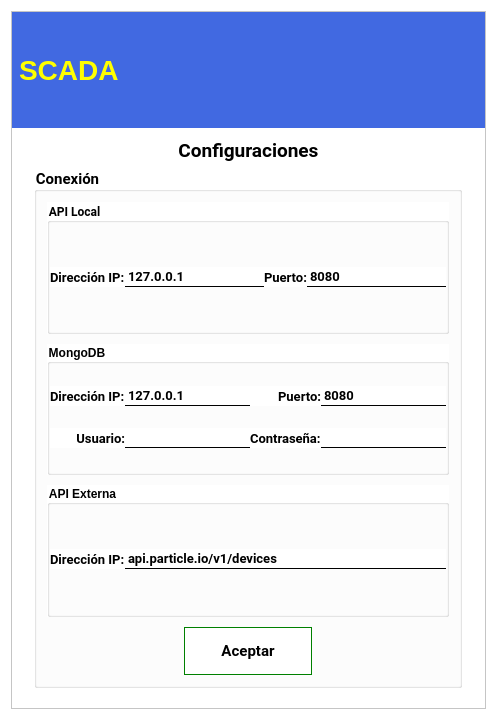
<?xml version="1.0" encoding="UTF-8"?>
<ui version="4.0">
 <class>ConfiguracionesModal</class>
 <widget class="QWidget" name="ConfiguracionesModal">
  <property name="windowModality">
   <enum>Qt::WindowModal</enum>
  </property>
  <property name="geometry">
   <rect>
    <x>0</x>
    <y>0</y>
    <width>497</width>
    <height>720</height>
   </rect>
  </property>
  <property name="sizePolicy">
   <sizepolicy hsizetype="Preferred" vsizetype="Maximum">
    <horstretch>0</horstretch>
    <verstretch>0</verstretch>
   </sizepolicy>
  </property>
  <property name="minimumSize">
   <size>
    <width>480</width>
    <height>720</height>
   </size>
  </property>
  <property name="font">
   <font>
    <family>Noto Serif</family>
    <pointsize>11</pointsize>
    <weight>75</weight>
    <bold>true</bold>
   </font>
  </property>
  <property name="contextMenuPolicy">
   <enum>Qt::NoContextMenu</enum>
  </property>
  <property name="windowTitle">
   <string>Sistema SCADA</string>
  </property>
  <property name="windowIcon">
   <iconset>
    <normaloff>../../../../../.designer/if_16_1751363.ico</normaloff>../../../../../.designer/if_16_1751363.ico</iconset>
  </property>
  <property name="styleSheet">
   <string notr="true">background-color: rgb(255, 255, 255);</string>
  </property>
  <property name="inputMethodHints">
   <set>Qt::ImhSensitiveData</set>
  </property>
  <layout class="QVBoxLayout" name="verticalLayout">
   <item>
    <widget class="QFrame" name="MainFrame">
     <property name="minimumSize">
      <size>
       <width>360</width>
       <height>0</height>
      </size>
     </property>
     <property name="frameShape">
      <enum>QFrame::StyledPanel</enum>
     </property>
     <property name="frameShadow">
      <enum>QFrame::Raised</enum>
     </property>
     <layout class="QVBoxLayout" name="verticalLayout_2">
      <property name="spacing">
       <number>0</number>
      </property>
      <property name="leftMargin">
       <number>0</number>
      </property>
      <property name="topMargin">
       <number>0</number>
      </property>
      <property name="rightMargin">
       <number>0</number>
      </property>
      <property name="bottomMargin">
       <number>20</number>
      </property>
      <item>
       <widget class="QFrame" name="TitleFrame">
        <property name="maximumSize">
         <size>
          <width>16777215</width>
          <height>16777215</height>
         </size>
        </property>
        <property name="frameShape">
         <enum>QFrame::NoFrame</enum>
        </property>
        <property name="frameShadow">
         <enum>QFrame::Plain</enum>
        </property>
        <layout class="QGridLayout" name="gridLayout">
         <property name="leftMargin">
          <number>0</number>
         </property>
         <property name="topMargin">
          <number>0</number>
         </property>
         <property name="rightMargin">
          <number>0</number>
         </property>
         <property name="bottomMargin">
          <number>0</number>
         </property>
         <property name="spacing">
          <number>0</number>
         </property>
         <item row="0" column="0">
          <widget class="QLabel" name="lblUDB">
           <property name="sizePolicy">
            <sizepolicy hsizetype="Maximum" vsizetype="Maximum">
             <horstretch>0</horstretch>
             <verstretch>0</verstretch>
            </sizepolicy>
           </property>
           <property name="minimumSize">
            <size>
             <width>0</width>
             <height>116</height>
            </size>
           </property>
           <property name="maximumSize">
            <size>
             <width>16777215</width>
             <height>116</height>
            </size>
           </property>
           <property name="styleSheet">
            <string notr="true">background-color: rgb(65, 105, 225);
margin:0px;</string>
           </property>
           <property name="frameShape">
            <enum>QFrame::NoFrame</enum>
           </property>
           <property name="text">
            <string/>
           </property>
           <property name="pixmap">
            <pixmap resource="../../resources/resources.qrc">:/source/img/logo.png</pixmap>
           </property>
           <property name="alignment">
            <set>Qt::AlignRight|Qt::AlignTrailing|Qt::AlignVCenter</set>
           </property>
          </widget>
         </item>
         <item row="0" column="2">
          <widget class="QFrame" name="ExitFrame">
           <property name="sizePolicy">
            <sizepolicy hsizetype="Maximum" vsizetype="Minimum">
             <horstretch>0</horstretch>
             <verstretch>0</verstretch>
            </sizepolicy>
           </property>
           <property name="minimumSize">
            <size>
             <width>0</width>
             <height>116</height>
            </size>
           </property>
           <property name="maximumSize">
            <size>
             <width>16777215</width>
             <height>116</height>
            </size>
           </property>
           <property name="styleSheet">
            <string notr="true">background-color: rgb(65, 105, 225);</string>
           </property>
           <property name="frameShape">
            <enum>QFrame::NoFrame</enum>
           </property>
           <property name="frameShadow">
            <enum>QFrame::Plain</enum>
           </property>
           <property name="lineWidth">
            <number>0</number>
           </property>
           <layout class="QGridLayout" name="gridLayout_4">
            <property name="leftMargin">
             <number>0</number>
            </property>
            <property name="topMargin">
             <number>0</number>
            </property>
            <property name="rightMargin">
             <number>0</number>
            </property>
            <property name="bottomMargin">
             <number>0</number>
            </property>
            <property name="spacing">
             <number>0</number>
            </property>
            <item row="0" column="1">
             <widget class="QPushButton" name="btnExit">
              <property name="sizePolicy">
               <sizepolicy hsizetype="Maximum" vsizetype="Maximum">
                <horstretch>0</horstretch>
                <verstretch>0</verstretch>
               </sizepolicy>
              </property>
              <property name="maximumSize">
               <size>
                <width>32</width>
                <height>32</height>
               </size>
              </property>
              <property name="layoutDirection">
               <enum>Qt::RightToLeft</enum>
              </property>
              <property name="text">
               <string/>
              </property>
              <property name="icon">
               <iconset resource="../../resources/resources.qrc">
                <normaloff>:/source/img/Cancelar.png</normaloff>:/source/img/Cancelar.png</iconset>
              </property>
              <property name="iconSize">
               <size>
                <width>24</width>
                <height>24</height>
               </size>
              </property>
              <property name="flat">
               <bool>true</bool>
              </property>
             </widget>
            </item>
            <item row="0" column="0" rowspan="2">
             <widget class="QLabel" name="lblIIE">
              <property name="sizePolicy">
               <sizepolicy hsizetype="Maximum" vsizetype="Preferred">
                <horstretch>0</horstretch>
                <verstretch>0</verstretch>
               </sizepolicy>
              </property>
              <property name="maximumSize">
               <size>
                <width>16777215</width>
                <height>116</height>
               </size>
              </property>
              <property name="styleSheet">
               <string notr="true">background-color: rgb(65, 105, 225);
margin:0px;</string>
              </property>
              <property name="text">
               <string/>
              </property>
              <property name="pixmap">
               <pixmap resource="../../resources/resources.qrc">:/source/img/iiie.png</pixmap>
              </property>
              <property name="scaledContents">
               <bool>false</bool>
              </property>
              <property name="alignment">
               <set>Qt::AlignCenter</set>
              </property>
             </widget>
            </item>
           </layout>
          </widget>
         </item>
         <item row="0" column="1">
          <widget class="QLabel" name="lblSCADA">
           <property name="sizePolicy">
            <sizepolicy hsizetype="Minimum" vsizetype="Maximum">
             <horstretch>0</horstretch>
             <verstretch>0</verstretch>
            </sizepolicy>
           </property>
           <property name="minimumSize">
            <size>
             <width>250</width>
             <height>116</height>
            </size>
           </property>
           <property name="maximumSize">
            <size>
             <width>16777215</width>
             <height>116</height>
            </size>
           </property>
           <property name="font">
            <font>
             <pointsize>21</pointsize>
             <weight>75</weight>
             <bold>true</bold>
            </font>
           </property>
           <property name="autoFillBackground">
            <bool>false</bool>
           </property>
           <property name="styleSheet">
            <string notr="true">color: rgb(255, 255, 0);background-color: rgb(65, 105, 225);
margin:0px;</string>
           </property>
           <property name="text">
            <string>SCADA</string>
           </property>
          </widget>
         </item>
        </layout>
       </widget>
      </item>
      <item>
       <widget class="QLabel" name="lblTitle">
        <property name="sizePolicy">
         <sizepolicy hsizetype="Minimum" vsizetype="Maximum">
          <horstretch>0</horstretch>
          <verstretch>0</verstretch>
         </sizepolicy>
        </property>
        <property name="maximumSize">
         <size>
          <width>16777215</width>
          <height>51</height>
         </size>
        </property>
        <property name="font">
         <font>
          <family>Roboto</family>
          <pointsize>14</pointsize>
          <weight>75</weight>
          <bold>true</bold>
         </font>
        </property>
        <property name="styleSheet">
         <string notr="true">margin-top:5px;</string>
        </property>
        <property name="text">
         <string>Configuraciones</string>
        </property>
        <property name="alignment">
         <set>Qt::AlignCenter</set>
        </property>
       </widget>
      </item>
      <item alignment="Qt::AlignHCenter">
       <widget class="QGroupBox" name="ContentBox">
        <property name="sizePolicy">
         <sizepolicy hsizetype="Preferred" vsizetype="Preferred">
          <horstretch>0</horstretch>
          <verstretch>0</verstretch>
         </sizepolicy>
        </property>
        <property name="minimumSize">
         <size>
          <width>401</width>
          <height>520</height>
         </size>
        </property>
        <property name="font">
         <font>
          <family>Roboto</family>
          <pointsize>11</pointsize>
          <weight>75</weight>
          <bold>true</bold>
         </font>
        </property>
        <property name="styleSheet">
         <string notr="true">background-color: rgb(255, 255, 255);</string>
        </property>
        <property name="title">
         <string>Conexión</string>
        </property>
        <property name="alignment">
         <set>Qt::AlignBottom|Qt::AlignJustify</set>
        </property>
        <property name="flat">
         <bool>true</bool>
        </property>
        <layout class="QVBoxLayout" name="ContentLayout">
         <property name="spacing">
          <number>10</number>
         </property>
         <property name="leftMargin">
          <number>10</number>
         </property>
         <property name="topMargin">
          <number>10</number>
         </property>
         <property name="rightMargin">
          <number>10</number>
         </property>
         <property name="bottomMargin">
          <number>10</number>
         </property>
         <item>
          <widget class="QGroupBox" name="ContentAPILocal">
           <property name="font">
            <font>
             <family>Roboto</family>
             <weight>75</weight>
             <bold>true</bold>
            </font>
           </property>
           <property name="title">
            <string>API Local</string>
           </property>
           <layout class="QGridLayout" name="ContentLocalLayout">
            <property name="leftMargin">
             <number>0</number>
            </property>
            <property name="topMargin">
             <number>0</number>
            </property>
            <property name="rightMargin">
             <number>0</number>
            </property>
            <property name="bottomMargin">
             <number>0</number>
            </property>
            <property name="spacing">
             <number>0</number>
            </property>
            <item row="0" column="0">
             <widget class="QLabel" name="lblIPLocal">
              <property name="font">
               <font>
                <family>Roboto</family>
                <pointsize>10</pointsize>
                <weight>75</weight>
                <bold>true</bold>
               </font>
              </property>
              <property name="lineWidth">
               <number>0</number>
              </property>
              <property name="text">
               <string>Dirección IP:</string>
              </property>
             </widget>
            </item>
            <item row="0" column="1">
             <widget class="QLineEdit" name="txtIPLocal">
              <property name="font">
               <font>
                <family>Roboto</family>
                <pointsize>10</pointsize>
                <weight>75</weight>
                <bold>true</bold>
               </font>
              </property>
              <property name="styleSheet">
               <string notr="true">border-bottom:1px solid black;border-top:none;</string>
              </property>
              <property name="text">
               <string>127.0.0.1</string>
              </property>
             </widget>
            </item>
            <item row="0" column="2">
             <widget class="QLabel" name="lblPuertoLocal">
              <property name="font">
               <font>
                <family>Roboto</family>
                <pointsize>10</pointsize>
                <weight>75</weight>
                <bold>true</bold>
               </font>
              </property>
              <property name="lineWidth">
               <number>0</number>
              </property>
              <property name="text">
               <string>Puerto:</string>
              </property>
             </widget>
            </item>
            <item row="0" column="3">
             <widget class="QLineEdit" name="txtPuertoLocal">
              <property name="font">
               <font>
                <family>Roboto</family>
                <pointsize>10</pointsize>
                <weight>75</weight>
                <bold>true</bold>
               </font>
              </property>
              <property name="styleSheet">
               <string notr="true">border-bottom:1px solid black;border-top:none;</string>
              </property>y>
              <property name="text">
               <string>8080</string>
              </property>
             </widget>
            </item>
           </layout>
          </widget>
         </item>
         <item>
          <widget class="QGroupBox" name="ContentMongoDB">
           <property name="font">
            <font>
             <weight>75</weight>
             <bold>true</bold>
            </font>
           </property>
           <property name="title">
            <string>MongoDB</string>
           </property>
           <layout class="QGridLayout" name="ContentMongoLayout">
            <property name="leftMargin">
             <number>0</number>
            </property>
            <property name="topMargin">
             <number>0</number>
            </property>
            <property name="rightMargin">
             <number>0</number>
            </property>
            <property name="bottomMargin">
             <number>0</number>
            </property>
            <property name="spacing">
             <number>0</number>
            </property>
            <item row="0" column="0">
             <widget class="QLabel" name="lblIPMongo">
              <property name="font">
               <font>
                <family>Roboto</family>
                <pointsize>10</pointsize>
                <weight>75</weight>
                <bold>true</bold>
               </font>
              </property>
              <property name="lineWidth">
               <number>0</number>
              </property>
              <property name="text">
               <string>Dirección IP:</string>
              </property>
             </widget>
            </item>
            <item row="0" column="1">
             <widget class="QLineEdit" name="txtIPMongo">
              <property name="font">
               <font>
                <family>Roboto</family>
                <pointsize>10</pointsize>
                <weight>75</weight>
                <bold>true</bold>
               </font>
              </property>
              <property name="styleSheet">
               <string notr="true">border-bottom:1px solid black;border-top:none;</string>
              </property>
              <property name="text">
               <string>127.0.0.1</string>
              </property>
             </widget>
            </item>
            <item row="0" column="2">
             <widget class="QLabel" name="lblPuertoMOngo">
              <property name="font">
               <font>
                <family>Roboto</family>
                <pointsize>10</pointsize>
                <weight>75</weight>
                <bold>true</bold>
               </font>
              </property>
              <property name="lineWidth">
               <number>0</number>
              </property>
              <property name="text">
               <string>Puerto:</string>
              </property>
              <property name="alignment">
               <set>Qt::AlignRight|Qt::AlignTrailing|Qt::AlignVCenter</set>
              </property>
             </widget>
            </item>
            <item row="0" column="3">
             <widget class="QLineEdit" name="txtPuertoMongo">
              <property name="font">
               <font>
                <family>Roboto</family>
                <pointsize>10</pointsize>
                <weight>75</weight>
                <bold>true</bold>
               </font>
              </property>
              <property name="styleSheet">
               <string notr="true">border-bottom:1px solid black;border-top:none;</string>
              </property>
              <property name="text">
               <string>8080</string>
              </property>
             </widget>
            </item>
            <item row="1" column="0">
             <widget class="QLabel" name="lblUsuarioMongo">
              <property name="font">
               <font>
                <family>Roboto</family>
                <pointsize>10</pointsize>
                <weight>75</weight>
                <bold>true</bold>
               </font>
              </property>
              <property name="lineWidth">
               <number>0</number>
              </property>
              <property name="text">
               <string>Usuario:</string>
              </property>
              <property name="alignment">
               <set>Qt::AlignRight|Qt::AlignTrailing|Qt::AlignVCenter</set>
              </property>
             </widget>
            </item>
            <item row="1" column="1">
             <widget class="QLineEdit" name="txtUsuarioMongo">
              <property name="font">
               <font>
                <family>Roboto</family>
                <pointsize>10</pointsize>
                <weight>75</weight>
                <bold>true</bold>
               </font>
              </property>
              <property name="styleSheet">
               <string notr="true">border-bottom:1px solid black;border-top:none;</string>
              </property>
              <property name="text">
               <string/>
              </property>
             </widget>
            </item>
            <item row="1" column="2">
             <widget class="QLabel" name="lblPasswordMongo">
              <property name="font">
               <font>
                <family>Roboto</family>
                <pointsize>10</pointsize>
                <weight>75</weight>
                <bold>true</bold>
               </font>
              </property>
              <property name="lineWidth">
               <number>0</number>
              </property>
              <property name="text">
               <string>Contraseña:</string>
              </property>
             </widget>
            </item>
            <item row="1" column="3">
             <widget class="QLineEdit" name="txtPassMongo">
              <property name="font">
               <font>
                <family>Roboto</family>
                <pointsize>10</pointsize>
                <weight>75</weight>
                <bold>true</bold>
               </font>
              </property>
              <property name="styleSheet">
               <string notr="true">border-bottom:1px solid black;border-top:none;</string>
              </property>
              <property name="text">
               <string/>
              </property>
             </widget>
            </item>
           </layout>
          </widget>
         </item>
         <item>
          <widget class="QGroupBox" name="ContentAPIExterna">
           <property name="font">
            <font>
             <weight>75</weight>
             <bold>true</bold>
            </font>
           </property>
           <property name="title">
            <string>API Externa</string>
           </property>
           <layout class="QGridLayout" name="ContentExternaLayout">
            <property name="leftMargin">
             <number>0</number>
            </property>
            <property name="topMargin">
             <number>0</number>
            </property>
            <property name="rightMargin">
             <number>0</number>
            </property>
            <property name="bottomMargin">
             <number>0</number>
            </property>
            <property name="spacing">
             <number>0</number>
            </property>
            <item row="0" column="0">
             <widget class="QLabel" name="lblIPExterna">
              <property name="font">
               <font>
                <family>Roboto</family>
                <pointsize>10</pointsize>
                <weight>75</weight>
                <bold>true</bold>
               </font>
              </property>
              <property name="lineWidth">
               <number>0</number>
              </property>
              <property name="text">
               <string>Dirección IP:</string>
              </property>
             </widget>
            </item>
            <item row="0" column="1">
             <widget class="QLineEdit" name="txtIPExterna">
              <property name="font">
               <font>
                <family>Roboto</family>
                <pointsize>10</pointsize>
                <weight>75</weight>
                <bold>true</bold>
               </font>
              </property>
              <property name="styleSheet">
               <string notr="true">border-bottom:1px solid black;border-top:none;</string>
              </property>
              <property name="text">
               <string>api.particle.io/v1/devices</string>
              </property>
             </widget>
            </item>
           </layout>
          </widget>
         </item>
         <item alignment="Qt::AlignHCenter">
          <widget class="QPushButton" name="btnAceptar">
           <property name="minimumSize">
            <size>
             <width>128</width>
             <height>48</height>
            </size>
           </property>
           <property name="maximumSize">
            <size>
             <width>128</width>
             <height>48</height>
            </size>
           </property>
           <property name="font">
            <font>
             <family>Roboto</family>
             <pointsize>11</pointsize>
             <weight>75</weight>
             <bold>true</bold>
            </font>
           </property>
           <property name="styleSheet">
            <string notr="true">border:1px solid green;</string>
           </property>
           <property name="text">
            <string>Aceptar</string>
           </property>
           <property name="icon">
            <iconset resource="../../resources/resources.qrc">
             <normaloff>:/source/img/OK.png</normaloff>:/source/img/OK.png</iconset>
           </property>
           <property name="iconSize">
            <size>
             <width>24</width>
             <height>24</height>
            </size>
           </property>
           <property name="shortcut">
            <string notr="true"/>
           </property>
           <property name="checkable">
            <bool>false</bool>
           </property>
           <property name="flat">
            <bool>true</bool>
           </property>
          </widget>
         </item>
        </layout>
       </widget>
      </item>
     </layout>
    </widget>
   </item>
  </layout>
 </widget>
 <resources>
  <include location="../../resources/resources.qrc"/>
  <include location="../../resources/resources.qrc"/>
  <include location="../../resources/resources.qrc"/>
 </resources>
 <connections/>
</ui>
